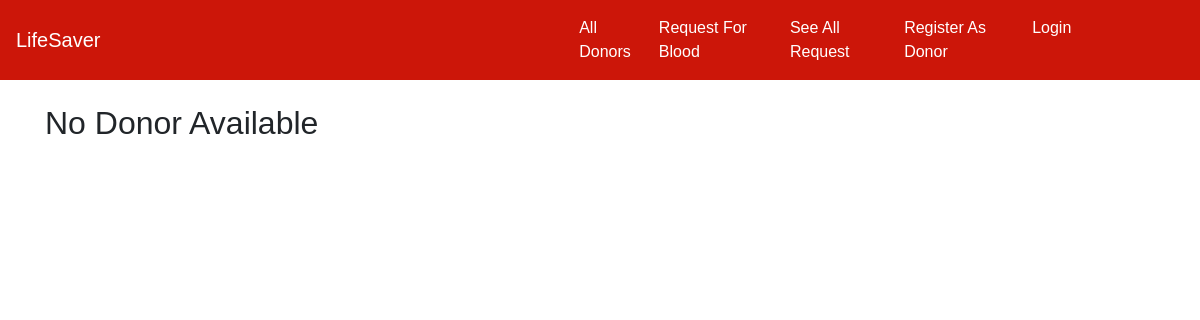
/donors_list/1/, run on an earlier commit of the app's database.
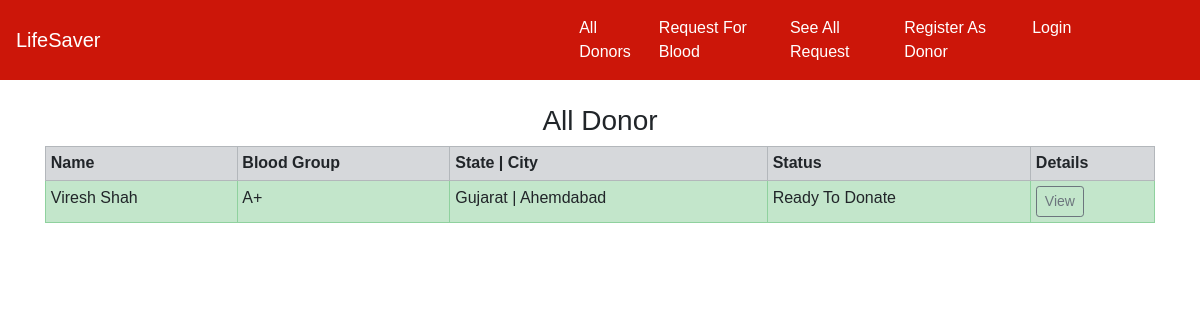
And on a later commit of the database.
### home/models.py (models this page shows, shortened)
class Donor(models.Model):
    donor = models.OneToOneField(User, on_delete=models.CASCADE, blank=True, null=True)
    date_of_birth = models.CharField(max_length=100)
    phone = models.CharField(max_length=10)
    city = models.CharField(max_length=100)
    state = models.CharField(max_length=100)
    address = models.TextField(max_length=500, default="")
    blood_group = models.ForeignKey(BloodGroup, on_delete=models.CASCADE)
    gender = models.CharField(max_length=10)
    image = models.ImageField(upload_to="")
    ready_to_donate = models.BooleanField(default=True)

class BloodGroup(models.Model):
    name = models.CharField(max_length=5)
    def __str__(self):
        return self.name

### home/views.py (the view)
# urls.py: path("donors_list/<int:myid>/", views.donors_list, name="donors_list"),
def donors_list(request, myid):
    blood_groups = BloodGroup.objects.filter(id=myid).first()
    donor = Donor.objects.filter(blood_group=blood_groups)
    return render(request, "donors_list.html", {'donor':donor})

### home/templates/donors_list.html (shortened to what this page needs)
{% extends 'base.html' %}
{% block body %}
<div class="container">
{% if donor %}
<h3 class="text-center">All Donor</h3>
<table class="table table-sm table-bordered">
  <tr class="table-secondary">
    <th>Name</th>
    <th>Blood Group</th>
    <th>State | City</th>
    <th>Status</th>
    <th>Details</th>
  </tr>
  {% for i in donor %}
    {% if i.ready_to_donate %}
      <tr class="table-success">
        <td>{{i.donor.get_full_name}}</td>
        <td>{{i.blood_group}}</td>
        <td>{{i.state}} | {{i.city}}</td>
        <td>Ready To Donate</td>
        <td><a href="/donors_details/{{i.id}}/" class="btn btn-sm btn-outline-secondary">View</a></td>
      </tr>
    {% endif %}
  {% endfor %}
</table>
{% else %}
<h2>No Donor Available</h2>
{% endif %}
</div>
{% endblock %}

What changed in the data, as far as the page shows it:
added Donor: donor.get_full_name "Viresh Shah", blood_group "A+", state "Gujarat", city "Ahemdabad"
Also different on the page:
text no longer shown: "No Donor Available"
text now shown: "All Donor Name Blood Group State | City Status Details"
